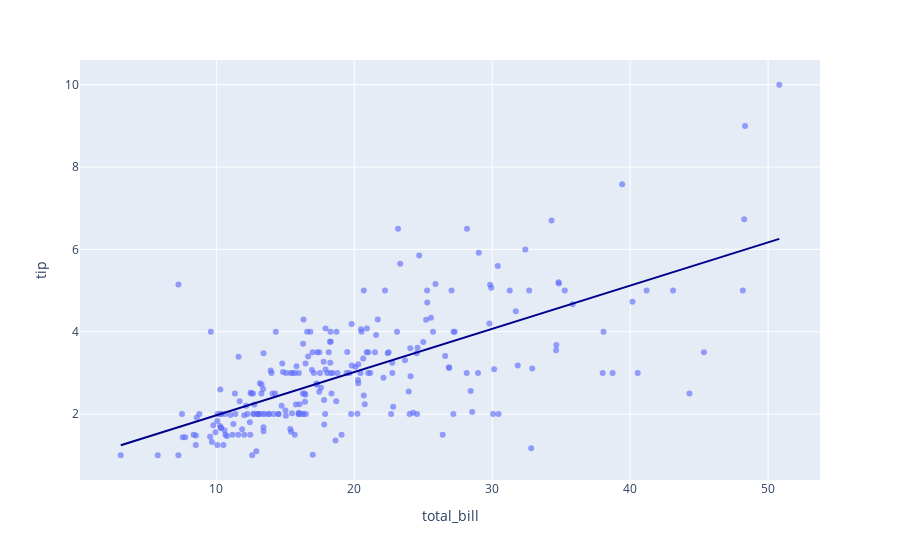

The notebook cell this image was saved under:
### Markdown cell above
## Use pltoply to plot a Regression Line

### Code cell
fig = px.scatter(
    df, x='total_bill', y='tip', opacity=0.65,
    trendline='ols', trendline_color_override='darkblue'
)
fig.show()

### Figure 1 — Plotly figure (JSON) as saved in the notebook; plotly's stock layout.template omitted (floating-point values rounded to 4 significant figures; data arrays with more than 128 entries replaced by an {"elided": "..."} marker saying what was removed)
{"data": [{"hovertemplate": "total_bill=%{x}<br>tip=%{y}<extra></extra>", "legendgroup": "", "marker": {"color": "#636efa", "opacity": 0.65, "symbol": "circle"}, "mode": "markers", "name": "", "orientation": "v", "showlegend": false, "type": "scatter", "x": {"elided": "244 float values"}, "xaxis": "x", "y": {"elided": "244 float values"}, "yaxis": "y"}, {"hovertemplate": "<b>OLS trendline</b><br>tip = 0.105025 * total_bill + 0.92027<br>R<sup>2</sup>=0.456617<br><br>total_bill=%{x}<br>tip=%{y} <b>(trend)</b><extra></extra>", "legendgroup": "", "line": {"color": "darkblue"}, "marker": {"color": "#636efa", "symbol": "circle"}, "mode": "lines", "name": "", "showlegend": false, "type": "scatter", "x": {"elided": "244 float values"}, "xaxis": "x", "y": {"elided": "244 float values"}, "yaxis": "y"}], "layout": {"legend": {"tracegroupgap": 0}, "margin": {"t": 60}, "xaxis": {"anchor": "y", "domain": [0, 1], "title": {"text": "total_bill"}}, "yaxis": {"anchor": "x", "domain": [0, 1], "title": {"text": "tip"}}}}
